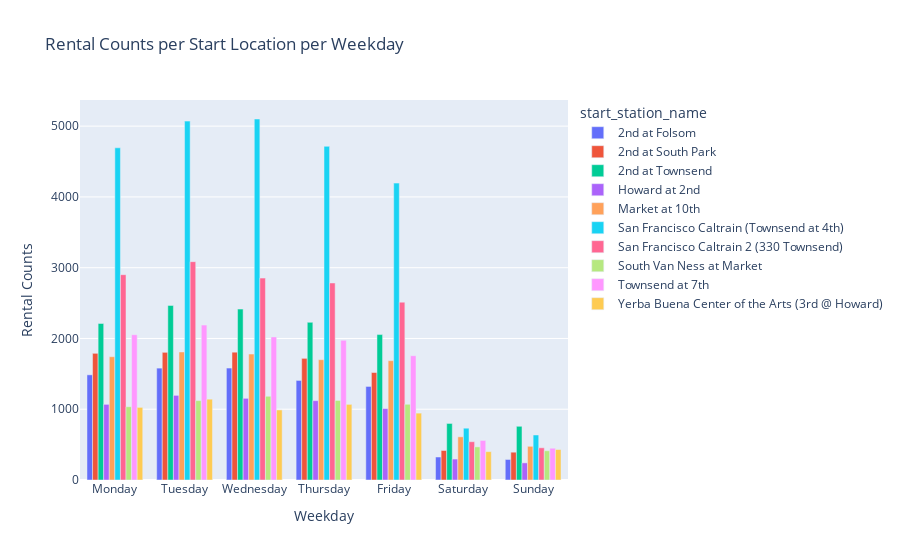

Write notebook code for a chart like this one.
### Markdown cell above
# Notes
Important:
1. Make account on github
2. Open code environment in github

### Code cell
import pandas as pd
import statsmodels.api as sm
import plotly.express as px

# URLs of your datasets
url1 = 'https://raw.githubusercontent.com/businessdatasolutions/platformdemo/main/data/trip2014.csv'
url2 = 'https://raw.githubusercontent.com/businessdatasolutions/platformdemo/main/data/weather.csv'

# Read in the datasets
df1 = pd.read_csv(url1)
df2 = pd.read_csv(url2)
print('done reading csv')

# Convert 'start_date' o datetime if it's currently of type date
df1['start_date'] = pd.to_datetime(df1['start_date'])

# Extract day of the week. Monday=0, Sunday=6.
df1['weekday'] = df1['start_date'].dt.dayofweek

# Change date types and forms
df1['start_date'] = pd.to_datetime(df1['start_date'])

df1['start_date'] = df1['start_date'].dt.date

df2['date'] = pd.to_datetime(df2['date']).dt.date

# Visualize data
grouped_day_station = df1.groupby(['start_station_name', 'weekday']).size().reset_index(name='rental_counts')

print('plotting...')
# Create the bar chart
fig_bar = px.bar(grouped_day_station,
                 x='weekday',
                 y='rental_counts',
                 color='start_station_name',
                 barmode='group',
                 title='Rental Counts per Start Location per Weekday',
                 labels={'weekday': 'Weekday', 'rental_counts': 'Rental Counts'},
                 category_orders={"weekday": [0, 1, 2, 3, 4, 5, 6]})

# Replace numeric weekdays with actual names for clarity
fig_bar.update_xaxes(tickvals=[0, 1, 2, 3, 4, 5, 6], ticktext=['Monday', 'Tuesday', 'Wednesday', 'Thursday', 'Friday', 'Saturday', 'Sunday'])

fig_bar.show()

### Figure 1 — Plotly figure (JSON) as saved in the notebook; plotly's stock layout.template omitted (floating-point values rounded to 4 significant figures)
{"data": [{"alignmentgroup": "True", "hovertemplate": "start_station_name=2nd at Folsom<br>Weekday=%{x}<br>Rental Counts=%{y}<extra></extra>", "legendgroup": "2nd at Folsom", "marker": {"color": "#636efa", "pattern": {"shape": ""}}, "name": "2nd at Folsom", "offsetgroup": "2nd at Folsom", "orientation": "v", "showlegend": true, "textposition": "auto", "type": "bar", "x": [0, 1, 2, 3, 4, 5, 6], "xaxis": "x", "y": [1486, 1581, 1582, 1407, 1322, 325, 290], "yaxis": "y"}, {"alignmentgroup": "True", "hovertemplate": "start_station_name=2nd at South Park<br>Weekday=%{x}<br>Rental Counts=%{y}<extra></extra>", "legendgroup": "2nd at South Park", "marker": {"color": "#EF553B", "pattern": {"shape": ""}}, "name": "2nd at South Park", "offsetgroup": "2nd at South Park", "orientation": "v", "showlegend": true, "textposition": "auto", "type": "bar", "x": [0, 1, 2, 3, 4, 5, 6], "xaxis": "x", "y": [1790, 1804, 1806, 1719, 1519, 417, 393], "yaxis": "y"}, {"alignmentgroup": "True", "hovertemplate": "start_station_name=2nd at Townsend<br>Weekday=%{x}<br>Rental Counts=%{y}<extra></extra>", "legendgroup": "2nd at Townsend", "marker": {"color": "#00cc96", "pattern": {"shape": ""}}, "name": "2nd at Townsend", "offsetgroup": "2nd at Townsend", "orientation": "v", "showlegend": true, "textposition": "auto", "type": "bar", "x": [0, 1, 2, 3, 4, 5, 6], "xaxis": "x", "y": [2212, 2467, 2415, 2228, 2055, 799, 759], "yaxis": "y"}, {"alignmentgroup": "True", "hovertemplate": "start_station_name=Howard at 2nd<br>Weekday=%{x}<br>Rental Counts=%{y}<extra></extra>", "legendgroup": "Howard at 2nd", "marker": {"color": "#ab63fa", "pattern": {"shape": ""}}, "name": "Howard at 2nd", "offsetgroup": "Howard at 2nd", "orientation": "v", "showlegend": true, "textposition": "auto", "type": "bar", "x": [0, 1, 2, 3, 4, 5, 6], "xaxis": "x", "y": [1069, 1196, 1154, 1121, 1009, 296, 242], "yaxis": "y"}, {"alignmentgroup": "True", "hovertemplate": "start_station_name=Market at 10th<br>Weekday=%{x}<br>Rental Counts=%{y}<extra></extra>", "legendgroup": "Market at 10th", "marker": {"color": "#FFA15A", "pattern": {"shape": ""}}, "name": "Market at 10th", "offsetgroup": "Market at 10th", "orientation": "v", "showlegend": true, "textposition": "auto", "type": "bar", "x": [0, 1, 2, 3, 4, 5, 6], "xaxis": "x", "y": [1742, 1809, 1780, 1700, 1686, 610, 476], "yaxis": "y"}, {"alignmentgroup": "True", "hovertemplate": "start_station_name=San Francisco Caltrain (Townsend at 4th)<br>Weekday=%{x}<br>Rental Counts=%{y}<extra></extra>", "legendgroup": "San Francisco Caltrain (Townsend at 4th)", "marker": {"color": "#19d3f3", "pattern": {"shape": ""}}, "name": "San Francisco Caltrain (Townsend at 4th)", "offsetgroup": "San Francisco Caltrain (Townsend at 4th)", "orientation": "v", "showlegend": true, "textposition": "auto", "type": "bar", "x": [0, 1, 2, 3, 4, 5, 6], "xaxis": "x", "y": [4694, 5071, 5101, 4715, 4195, 732, 636], "yaxis": "y"}, {"alignmentgroup": "True", "hovertemplate": "start_station_name=San Francisco Caltrain 2 (330 Townsend)<br>Weekday=%{x}<br>Rental Counts=%{y}<extra></extra>", "legendgroup": "San Francisco Caltrain 2 (330 Townsend)", "marker": {"color": "#FF6692", "pattern": {"shape": ""}}, "name": "San Francisco Caltrain 2 (330 Townsend)", "offsetgroup": "San Francisco Caltrain 2 (330 Townsend)", "orientation": "v", "showlegend": true, "textposition": "auto", "type": "bar", "x": [0, 1, 2, 3, 4, 5, 6], "xaxis": "x", "y": [2901, 3085, 2853, 2784, 2513, 541, 455], "yaxis": "y"}, {"alignmentgroup": "True", "hovertemplate": "start_station_name=South Van Ness at Market<br>Weekday=%{x}<br>Rental Counts=%{y}<extra></extra>", "legendgroup": "South Van Ness at Market", "marker": {"color": "#B6E880", "pattern": {"shape": ""}}, "name": "South Van Ness at Market", "offsetgroup": "South Van Ness at Market", "orientation": "v", "showlegend": true, "textposition": "auto", "type": "bar", "x": [0, 1, 2, 3, 4, 5, 6], "xaxis": "x", "y": [1035, 1122, 1183, 1124, 1070, 468, 413], "yaxis": "y"}, {"alignmentgroup": "True", "hovertemplate": "start_station_name=Townsend at 7th<br>Weekday=%{x}<br>Rental Counts=%{y}<extra></extra>", "legendgroup": "Townsend at 7th", "marker": {"color": "#FF97FF", "pattern": {"shape": ""}}, "name": "Townsend at 7th", "offsetgroup": "Townsend at 7th", "orientation": "v", "showlegend": true, "textposition": "auto", "type": "bar", "x": [0, 1, 2, 3, 4, 5, 6], "xaxis": "x", "y": [2053, 2189, 2022, 1974, 1756, 559, 449], "yaxis": "y"}, {"alignmentgroup": "True", "hovertemplate": "start_station_name=Yerba Buena Center of the Arts (3rd @ Howard)<br>Weekday=%{x}<br>Rental Counts=%{y}<extra></extra>", "legendgroup": "Yerba Buena Center of the Arts (3rd @ Howard)", "marker": {"color": "#FECB52", "pattern": {"shape": ""}}, "name": "Yerba Buena Center of the Arts (3rd @ Howard)", "offsetgroup": "Yerba Buena Center of the Arts (3rd @ Howard)", "orientation": "v", "showlegend": true, "textposition": "auto", "type": "bar", "x": [0, 1, 2, 3, 4, 5, 6], "xaxis": "x", "y": [1026, 1142, 990, 1069, 945, 401, 431], "yaxis": "y"}], "layout": {"barmode": "group", "legend": {"title": {"text": "start_station_name"}, "tracegroupgap": 0}, "title": {"text": "Rental Counts per Start Location per Weekday"}, "xaxis": {"anchor": "y", "categoryarray": [0, 1, 2, 3, 4, 5, 6], "categoryorder": "array", "domain": [0, 1], "ticktext": ["Monday", "Tuesday", "Wednesday", "Thursday", "Friday", "Saturday", "Sunday"], "tickvals": [0, 1, 2, 3, 4, 5, 6], "title": {"text": "Weekday"}}, "yaxis": {"anchor": "x", "domain": [0, 1], "title": {"text": "Rental Counts"}}}}
